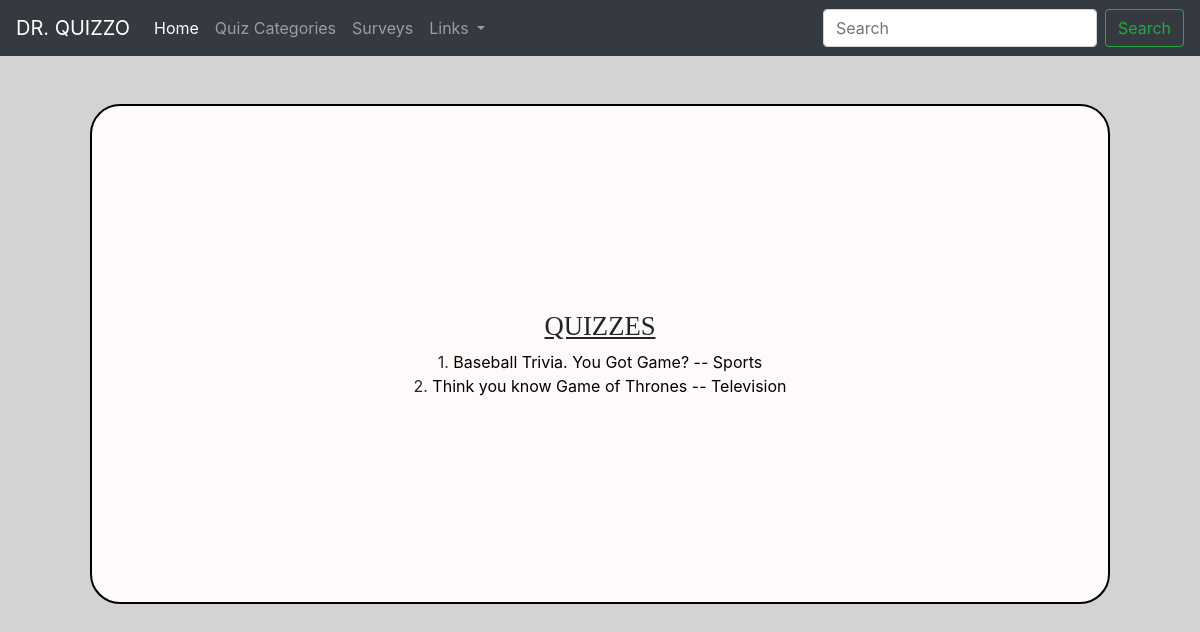
Page /quizzes/1 on the earlier database version.
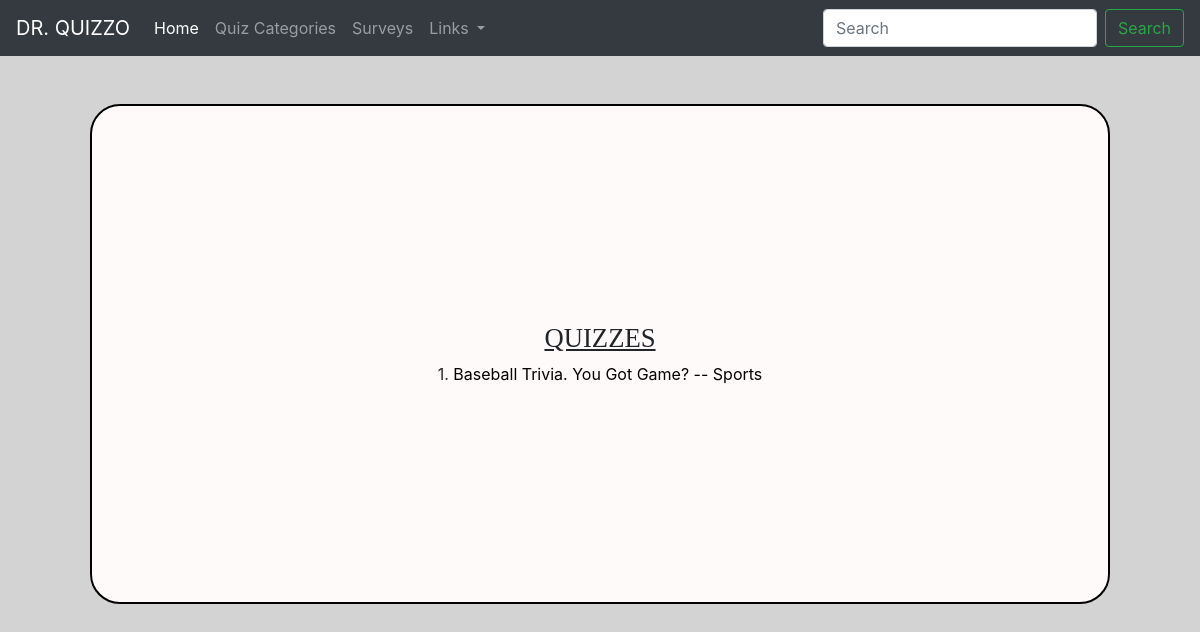
Same page on the later database version.
### myweb/models.py (models this page shows, shortened)
class Quiz(models.Model):
	quizName = models.CharField(max_length=125)
	quizType = models.CharField(max_length=50)
	completed = models.BooleanField(default=False)
	category = models.IntegerField()

### myweb/views.py (the view)
# urls.py: path('quizzes/<id>', views.quizzes, name="quizzes"),
def quizzes(request, id):
	myname = 'Marcs Quizzes'
	quiz_info  = Quiz.objects.filter(category=id).order_by('quizName')
	return render(request, 'quizzes.html', {'quiz_info' : quiz_info})

### myweb/templates/quizzes.html (shortened to what this page needs)
{% extends 'base.html' %}
{% block 'content' %}
	<div class="container">
		<div class="row">
			<div class="col-md-12">
				<h1 class="mainText">
					QUIZZES
				</h1>
				{% for Quiz in quiz_info %}
					{{ forloop.counter }}. <a class='Quizlistings' href='{% url 'quizview' Quiz.id %}'>{{ Quiz.quizName }} -- {{ Quiz.quizType }}</a> <br/>
				{% endfor %}
			</div>
		</div>
	</div>
{% endblock %}

Differences in the rows shown:
no longer on this page (row edited): Quiz: quizName "Think you know Game of Thrones", quizType "Television"
